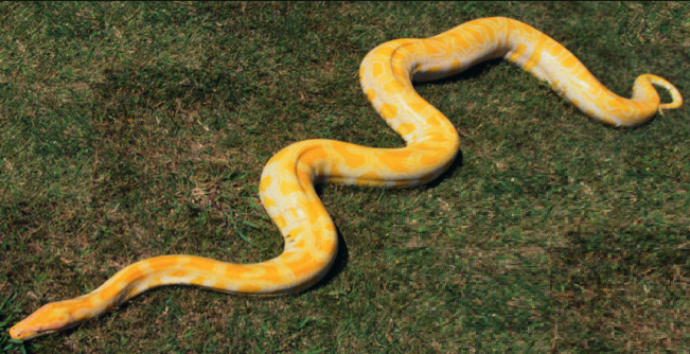
#> input picture Labs/Image processing/imagen.png, 690 x 354 px
$ jupyter execute InvertColor.ipynb
#> lines starting #> are read from the running program, lines starting #| are printed output that depends on the picture
# Invert Color

[cell 1]
from PIL import Image

[cell 2]
path = "imagen.png"
img = Image.open(path)
#> img is the input picture: PIL image 690x354 RGB; mean R, G, B 93.3, 87.3, 49.4

[cell 3]
width , height = img.size
#> width = 690; height = 354

[cell 4]
width , height
#> Out = (690, 354)

[cell 5]
print(img)
#| <PIL.PngImagePlugin.PngImageFile image mode=RGB size=690x354 at 0x7FF8C348E790>

[cell 6]
img

[cell 7]
newimg = Image.new("RGB",(width,height),"white")
#> newimg: PIL image 690x354 RGB; every value is 255
for i in range(1,width-1):
    for j in range(1,height-1):
        pixel = img.getpixel((i-1,j-1))
        red = pixel[0]
        green = pixel[1]
        blue = pixel[2]
        newimg.putpixel((i,j),(255-red,255-green,255-blue))
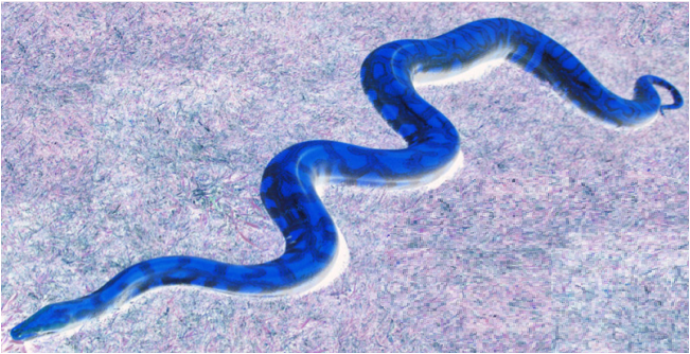
#> newimg: PIL image 690x354 RGB; mean R, G, B 162.3, 168.3, 206
